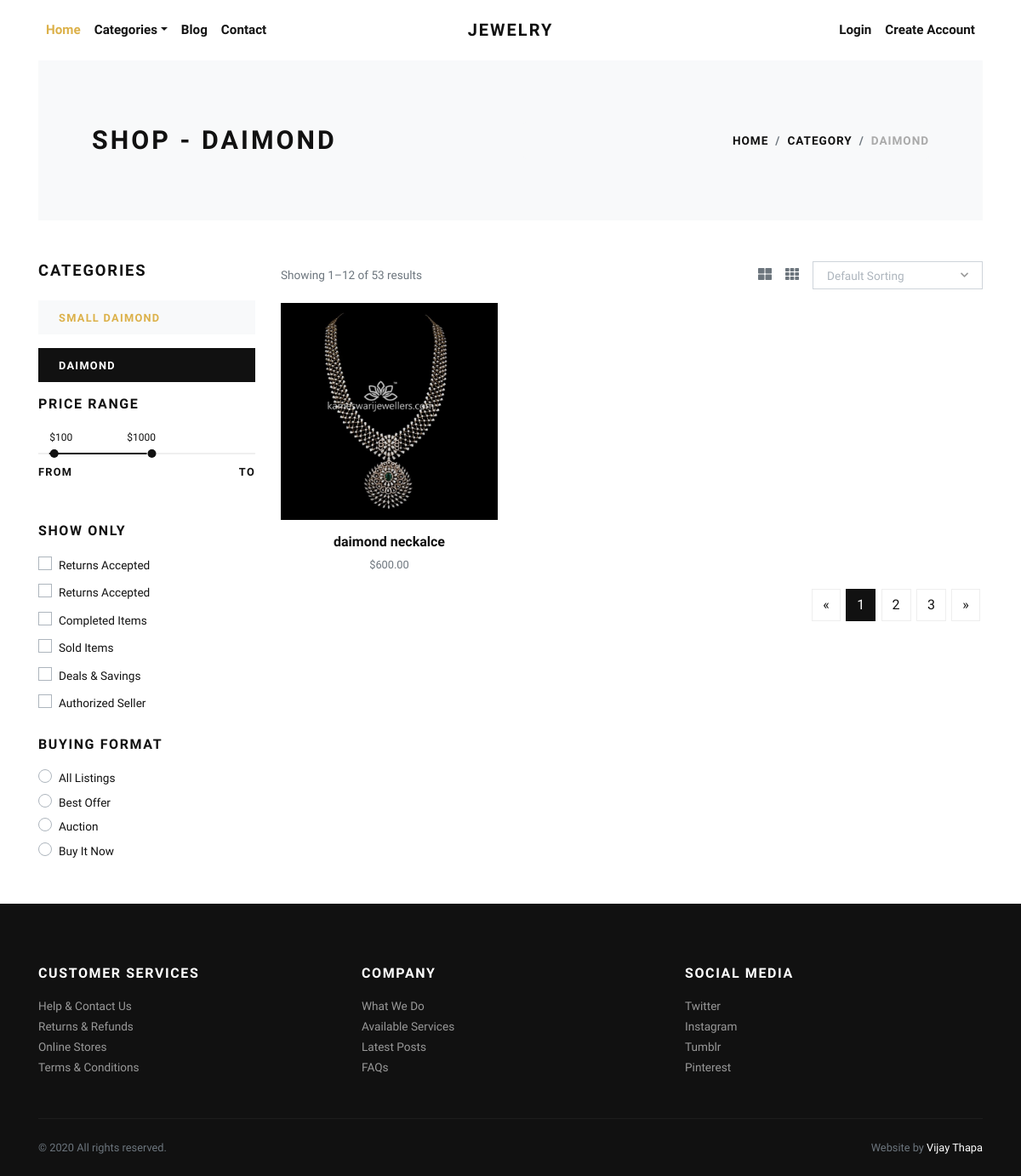
The app's page /daimond/ with its own data.
### japp/models.py (models this page shows, shortened)
class Category(models.Model):
    title = models.CharField(max_length=50, verbose_name="Category Title")
    slug = models.SlugField(max_length=55, verbose_name="Category Slug")
    description = models.TextField(blank=True, verbose_name="Category Description")
    category_image = models.ImageField(upload_to='category', blank=True, null=True, verbose_name="Category Image")
    is_active = models.BooleanField(verbose_name="Is Active?")
    is_featured = models.BooleanField(verbose_name="Is Featured?")
    created_at = models.DateTimeField(auto_now_add=True, verbose_name="Created Date")
    updated_at = models.DateTimeField(auto_now=True, verbose_name="Updated Date")
    class Meta:
        verbose_name_plural = 'Categories'
        ordering = ('-created_at', )

class Product(models.Model):
    title = models.CharField(max_length=150, verbose_name="Product Title")
    slug = models.SlugField(max_length=160, verbose_name="Product Slug")
    sku = models.CharField(max_length=255, unique=True, verbose_name="Unique Product ID (SKU)")
    short_description = models.TextField(verbose_name="Short Description")
    detail_description = models.TextField(blank=True, null=True, verbose_name="Detail Description")
    product_image = models.ImageField(upload_to='product', blank=True, null=True, verbose_name="Product Image")
    price = models.DecimalField(max_digits=8, decimal_places=2)
    category = models.ForeignKey(Category, verbose_name="Product Categoy", on_delete=models.CASCADE)
    is_active = models.BooleanField(verbose_name="Is Active?")
    is_featured = models.BooleanField(verbose_name="Is Featured?")
    created_at = models.DateTimeField(auto_now_add=True, verbose_name="Created Date")
    updated_at = models.DateTimeField(auto_now=True, verbose_name="Updated Date")
    class Meta:
        verbose_name_plural = 'Products'
        ordering = ('-created_at', )

### japp/views.py (the view)
# urls.py: path('<slug:slug>/', views.category_products, name="category-products"),
def category_products(request, slug):
    category = get_object_or_404(Category, slug=slug)
    products = Product.objects.filter(is_active=True, category=category)
    categories = Category.objects.filter(is_active=True)
    context = {
        'category': category,
        'products': products,
        'categories': categories,
    }
    return render(request, 'store/category_products.html', context)

### japp/templates/store/category_products.html (shortened to what this page needs)
{% extends 'base.html' %}
{% load static %}
    {% block content %}
      <div class="container">
        <section class="py-5 bg-light">
          <div class="container">
            <div class="row px-4 px-lg-5 py-lg-4 align-items-center">
              <div class="col-lg-6">
                <h1 class="h2 text-uppercase mb-0">Shop - {{category.title}}</h1>
              </div>
              <div class="col-lg-6 text-lg-right">
                <nav aria-label="breadcrumb">
                  <ol class="breadcrumb justify-content-lg-end mb-0 px-0">
                    <li class="breadcrumb-item"><a href="{% url 'japp:home' %}">Home</a></li>
                    <li class="breadcrumb-item"><a href="{% url 'japp:all-categories' %}">Category</a></li>
                    <li class="breadcrumb-item active" aria-current="page">{{category.title}}</li>
                  </ol>
                </nav>
              </div>
            </div>
          </div>
        </section>
        <section class="py-5">
          <div class="container p-0">
            <div class="row">
              <div class="col-lg-3 order-2 order-lg-1">
                <h5 class="text-uppercase mb-4">Categories</h5>
                {% if categories %}
                  {% for cat in categories %}
                    <a href="{% url 'japp:category-products' cat.slug %}">
                      <div class="py-2 px-4 {% if category == cat %}bg-dark text-white {% else %}bg-light{% endif %} mb-3">
                        <strong class="small text-uppercase font-weight-bold">{{cat.title}}</strong>
                      </div>
                    </a>
                  {% endfor %}
                {% endif %}
                <h6 class="text-uppercase mb-4">Price range</h6>
                <div class="price-range pt-4 mb-5">
                  <div id="range"></div>
                  <div class="row pt-2">
                    <div class="col-6"><strong class="small font-weight-bold text-uppercase">From</strong></div>
                    <div class="col-6 text-right"><strong class="small font-weight-bold text-uppercase">To</strong></div>
                  </div>
                </div>
                <h6 class="text-uppercase mb-3">Show only</h6>
                <div class="custom-control custom-checkbox mb-1">
                  <label class="custom-control-label text-small" for="customCheck1">Returns Accepted</label>
                </div>
                <div class="custom-control custom-checkbox mb-1">
                  <label class="custom-control-label text-small" for="customCheck2">Returns Accepted</label>
                </div>
                <div class="custom-control custom-checkbox mb-1">
                  <label class="custom-control-label text-small" for="customCheck3">Completed Items</label>
                </div>
                <div class="custom-control custom-checkbox mb-1">
                  <label class="custom-control-label text-small" for="customCheck4">Sold Items</label>
                </div>
                <div class="custom-control custom-checkbox mb-1">
                  <label class="custom-control-label text-small" for="customCheck5">Deals &amp; Savings</label>
                </div>
                <div class="custom-control custom-checkbox mb-4">
                  <label class="custom-control-label text-small" for="customCheck6">Authorized Seller</label>
                </div>
                <h6 class="text-uppercase mb-3">Buying format</h6>
                <div class="custom-control custom-radio">
                  <label class="custom-control-label text-small" for="customRadio1">All Listings</label>
                </div>
                <div class="custom-control custom-radio">
                  <label class="custom-control-label text-small" for="customRadio2">Best Offer</label>
                </div>
                <div class="custom-control custom-radio">
                  <label class="custom-control-label text-small" for="customRadio3">Auction</label>
                </div>
                <div class="custom-control custom-radio">
                  <label class="custom-control-label text-small" for="customRadio4">Buy It Now</label>
                </div>
              </div>
              <div class="col-lg-9 order-1 order-lg-2 mb-5 mb-lg-0">
                <div class="row mb-3 align-items-center">
                  <div class="col-lg-6 mb-2 mb-lg-0">
                    <p class="text-small text-muted mb-0">Showing 1–12 of 53 results</p>
                  </div>
                  <div class="col-lg-6">
                    <ul class="list-inline d-flex align-items-center justify-content-lg-end mb-0">
                      <li class="list-inline-item text-muted mr-3"><a class="reset-anchor p-0" href="#"><i class="fas fa-th-large"></i></a></li>
                      <li class="list-inline-item text-muted mr-3"><a class="reset-anchor p-0" href="#"><i class="fas fa-th"></i></a></li>
                      <li class="list-inline-item">
                      </li>
                    </ul>
                  </div>
                </div>
                <div class="row">
                  {% if products %}
                    {% for product in products %}
                      <div class="col-lg-4 col-sm-6">
                        <div class="product text-center">
                          <div class="mb-3 position-relative">
                            <a class="d-block" href="{% url 'japp:product-detail' product.slug %}">
                              {% if product.product_image %}
                                <img class="img-fluid w-100" src="{{product.product_image.url}}" alt="{{product.title}}">
                              {% else %}
                                <img class="img-fluid w-100" src="{% static 'img/product-1.jpg' %}" alt="{{product.title}}">
                              {% endif %}
                            </a>
                          </div>
                          <h6> <a class="reset-anchor" href="{% url 'japp:product-detail' product.slug %}">{{product.title}}</a></h6>
                          <p class="small text-muted">${{product.price}}</p>
                        </div>
                      </div>
                    {% endfor %}
                  {% endif %}
                </div>
                <nav aria-label="Page navigation example">
                  <ul class="pagination justify-content-center justify-content-lg-end">
                    <li class="page-item"><a class="page-link" href="#" aria-label="Previous"><span aria-hidden="true">«</span></a></li>
                    <li class="page-item active"><a class="page-link" href="#">1</a></li>
                    <li class="page-item"><a class="page-link" href="#">2</a></li>
                    <li class="page-item"><a class="page-link" href="#">3</a></li>
                    <li class="page-item"><a class="page-link" href="#" aria-label="Next"><span aria-hidden="true">»</span></a></li>
                  </ul>
                </nav>
              </div>
            </div>
          </div>
        </section>
      </div>
      {% endblock content %}

### static/css/style.default.css (style rules this page uses)
.text-small { font-size: 0.85rem !important; }
strong { font-weight: 700; }
.product img { -webkit-filter: grayscale(40%); filter: grayscale(40%); transition: all 0.3s; }
.text-uppercase { text-transform: uppercase; letter-spacing: 0.1em; }
.reset-anchor { color: inherit; transition: all 0.3s; }
.noUi-target { background: #efefef; border-radius: 0; border: none; box-shadow: none; }
.noUi-horizontal { height: 2px; }
body { font-family: "Libre Franklin", sans-serif; font-size: 1rem; font-weight: 400; line-height: 1.5; color: #111111; background-color: #fff; }
a { color: #dcb14a; text-decoration: none; }
h1, h2, h3, h4, h5, h6, .h1, .h2, .h3, .h4, .h5, .h6 { margin-bottom: 0.5rem; font-family: inherit; font-weight: 900; line-height: 1.2; color: inherit; }
h1, .h1 { font-size: 2.2rem; }
h2, .h2 { font-size: 1.9rem; }
h5, .h5 { font-size: 1.15rem; }
h6, .h6 { font-size: 1rem; }
small, .small { font-size: 80%; font-weight: 400; }
.page-item:first-child .page-link { border-top-left-radius: 0; border-bottom-left-radius: 0; }
.page-item:last-child .page-link { border-top-right-radius: 0; border-bottom-right-radius: 0; }
.page-item.active .page-link { color: #fff; background-color: #111111; border-color: #111111; }
.page-link { padding: 0.5rem 0.75rem; line-height: 1.25; color: #111111; background-color: none; border: 1px solid #eee; margin: 0.2rem; transition: all 0.3s; }
.bg-light { background-color: #f8f9fa !important; }
.bg-dark { background-color: #111111 !important; }
.custom-checkbox .custom-control-label::before { border-radius: 0; }
.custom-radio .custom-control-label::before { border-radius: 50%; }
.custom-control-label { font-weight: 400; line-height: 2.1em; cursor: pointer; }
.breadcrumb { background: #f8f9fa; }
.breadcrumb-item { font-size: 0.85rem; text-transform: uppercase; letter-spacing: 0.07em; font-weight: 900; color: #111111; }
.breadcrumb-item a { color: inherit; transition: all 0.3s; }
.breadcrumb-item.active { color: #aaa; }

### records on screen
Category: title "DAIMOND"
Category: title "SMALL DAIMOND"
Product: product_image (picture), title "daimond neckalce", price "600.00"
